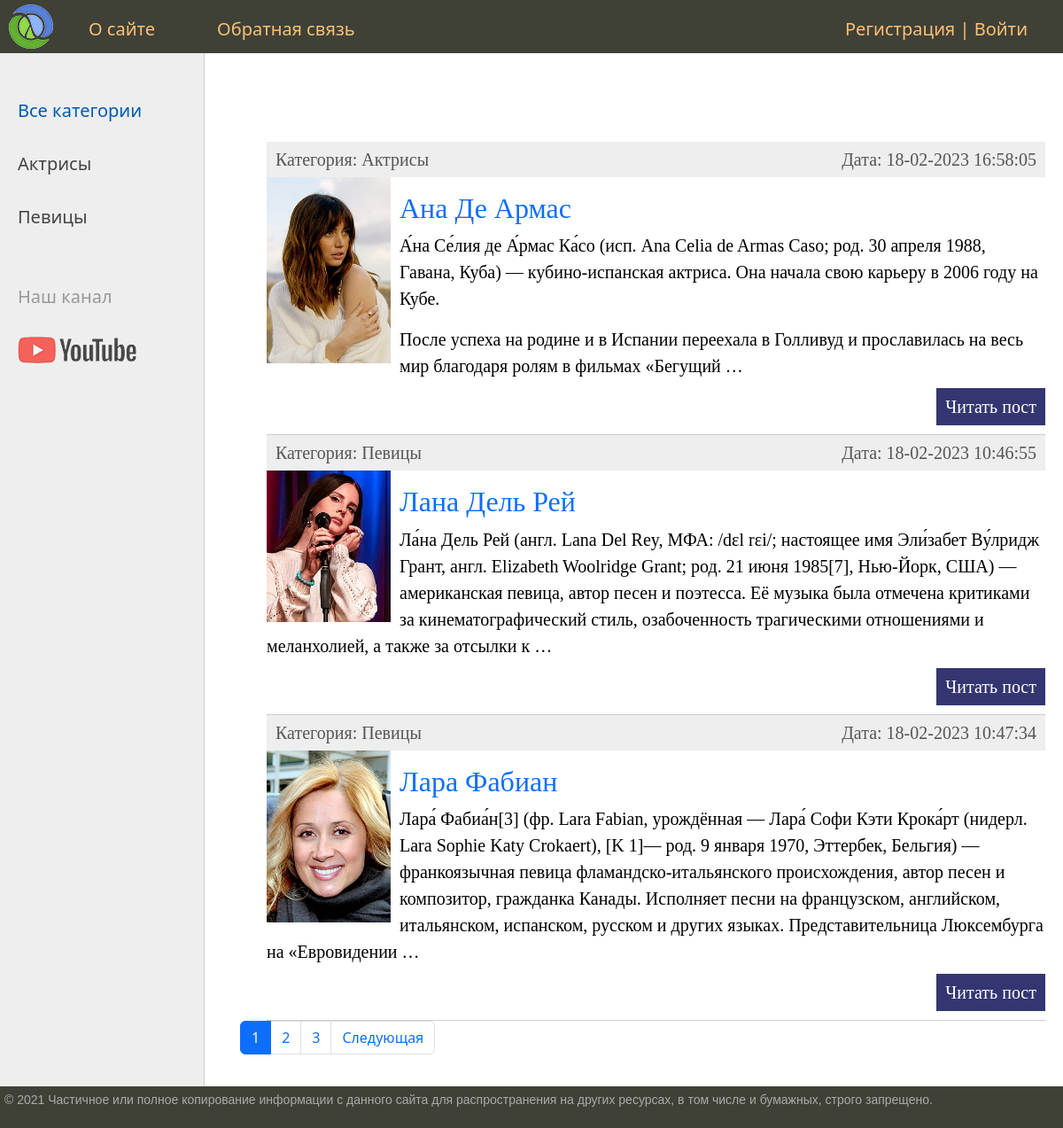
The page / on the database its author committed.
### women/models.py (models this page shows, shortened)
class Category(models.Model):
    name = models.CharField(max_length=100, db_index=True, verbose_name='Категория')
    slug = models.SlugField(max_length=255, unique=True, db_index=True, verbose_name='URL')
    def __str__(self):
        return self.name
    def get_absolute_url(self):
        return reverse('category', kwargs={'cat_slug': self.slug})
    class Meta:
        verbose_name = 'Категория'
        verbose_name_plural = 'Категории'
        ordering = ['name']

class Women(models.Model):
    title = models.CharField(max_length=255, verbose_name='Заголовок')
    slug = models.SlugField(max_length=255, unique=True, db_index=True, verbose_name='URL')
    content = models.TextField(blank=True, verbose_name='Контент')
    photo = models.ImageField(upload_to="photos/%Y/%m/%d/", verbose_name='Фото')
    time_create = models.DateTimeField(auto_now_add=True, verbose_name='Время создания')
    time_update = models.DateTimeField(auto_now=True, verbose_name='Время изменения')
    is_published = models.BooleanField(default=True, verbose_name='Опубликовано?')
    cat = models.ForeignKey('Category', on_delete=models.PROTECT, verbose_name='Категория')
    def get_absolute_url(self):
        return reverse('post', kwargs={'post_slug': self.slug})
    class Meta:
        verbose_name = 'Известные женщины'
        verbose_name_plural = 'Известные женщины'
        ordering = ['time_create', 'title']

### women/views.py (the view)
# urls.py: path('', WomenHome.as_view(), name='home'),
class WomenHome(DataMixin, ListView):
    model = Women
    template_name = 'women/index.html'
    context_object_name = 'posts'
    extra_context = {'title': 'Главная страница'} #формирует статический контент
    def get_context_data(self, *, object_list=None, **kwargs):
        context = super().get_context_data(**kwargs)  #получаем контекст из WomenHome иначе мы потеряем эти данные
        c_def = self.get_user_context(title='Главная страница')
        context = dict(list(context.items())+list(c_def.items()))
        return context
    def get_queryset(self):
        return Women.objects.filter(is_published=True)

### women/templatetags/women_tags.py (called while the page is built)
@register.inclusion_tag('women/list_categories.html')
def show_categories(sort=None, cat_selected=0):
    if not sort:
        cats = Category.objects.all()
    else:
        cats = Category.objects.order_by(sort)
    return {'cats': cats, 'cat_selected': cat_selected}

### women/utils.py (called while the page is built)
    def get_user_context(self, **kwargs):
        context = kwargs
        cats = Category.objects.annotate(Count('women'))
        user_menu = menu.copy()
        if not self.request.user.is_authenticated:
            user_menu.pop(1)
        context['menu'] = user_menu
        context['cats'] = cats
        if 'cat_selected' not in context:
            context['cat_selected'] = 0
        return context

### women/templates/women/index.html (shortened to what this page needs)
{% extends 'women/base.html' %}
{% block content %}
<ul class="list-articles">
	{% for p in posts %}
			<li>
				<div class="article-panel">
					<p class="first">Категория: {{p.cat}}</p>
					<p class="last">Дата: {{p.time_update|date:"d-m-Y H:i:s"}}</p>
				</div>
				{% if p.photo %}
				<p><img class="img-article-left thumb" src="{{p.photo.url}}"></p>
				{% endif %}
				<a href="{{ p.get_absolute_url }}" style="text-decoration: none;"><h2>{{p.title}}</h2></a>
	{% autoescape on %}
	{{p.content|linebreaks|truncatewords:50}}
	{% endautoescape %}
			<p class="link-read-post"><a href="{{ p.get_absolute_url }}">Читать пост</a></p>
			</li>
	{% endfor %}
</ul>
{% endblock %}

### women/templates/women/base.html (shortened to what this page needs)
{% load static %}
{% load women_tags %}
<!DOCTYPE html>
<html>
<head>
	<link type="text/css" href="{% static 'women/css/styles.css' %}" rel="stylesheet" />
	<link href="https://cdn.jsdelivr.net/npm/bootstrap@5.3.0-alpha1/dist/css/bootstrap.min.css" rel="stylesheet">
</head>
<body>
<table class="table-page" border=0 cellpadding="0" cellspacing="0">
<tr><td valign=top>
{% block mainmenu %}
		<div class="header">
			<ul id="mainmenu" class="mainmenu">
			<li class="logo"><a href="{%url 'home'%}"><div class="logo"></div></a></li>
{% for m in menu %}
			<li><a href="{% url m.url_name %}">{{m.title}}</a></li>
{% endfor %}
				{% if request.user.is_authenticated %}
				<li class="last">{{user.username}} | <a href="{% url 'logout' %}">Выйти</a></li>
				{% else %}
				<li class="last"><a href="{% url 'register' %}">Регистрация</a> | <a href="{% url 'login' %}">Войти</a></li>
				{% endif %}
			</ul>
		</div>
{% endblock mainmenu %}
<table class="table-content" border=0 cellpadding="0" cellspacing="0">
<tr>
	<td valign="top" class="left-chapters">
		<ul id="leftchapters">
	{% if cat_selected == 0 %}
		<li class="selected">Все категории</li>
	{% else %}
		<li><a href="{% url 'home' %}"> Все категории</a></li>
	{% endif %}
{% for c in cats %}
{% if c.women__count > 0 %}
	{% if c.pk == cat_selected %}
		<li class="selected">{{c.name}}</li>
	{% else %}
		<li><a href="{{ c.get_absolute_url }}">{{c.name}}</a> </li>
	{% endif %}
{% endif %}
{% endfor %}
		<li class="share">
		<p>Наш канал</p>
		<a class="share-yt" href="https://www.youtube.com/channel/UClJzWfGWuGJL2t-3dYKcHTA/playlists" target="_blank" rel="nofollow"></a>
		</li>
	</ul>
</td>
<td valign="top" class="content">
	<div class="content-text">
{% block content %}
{% endblock %}
	</div>
	{% if page_obj.has_other_pages %}
<nav aria-label="Пример навигации по страницам">
  <ul class="pagination">
{% for p in paginator.page_range %}
		  		{% if page_obj.number == p %}
    <li class="page-item active" aria-current="page">
      <a class="page-link" >{{ p }}</a>
    </li>
    			{% elif p >= page_obj.number|add:-2 and p <= page_obj.number|add:2 %}
    <li class="page-item"><a class="page-link" href="?page={{ p }}">{{ p }}</a></li>
				{% endif %}
{% endfor %}
	{% if page_obj.has_next %}
    <li class="page-item"><a class="page-link" href="?page={{ page_obj.next_page_number}}">Следующая</a></li>
	  {% endif %}
  </ul>
</nav>
{% endif %}
</td></tr></table>
</td></tr>
<tr><td valign=top>
	<div id="footer">
		<p>&copy; 2021 Частичное или полное копирование информации с данного сайта для распространения на других ресурсах, в том числе и бумажных, строго запрещено.</p>
	</div>
</td></tr></table>
</body>
</html>

### women/static/women/css/styles.css (style rules this page uses)
html, body { font-family: 'Arial'; margin: 0; padding: 0; height: 100%; width: 100%; color: #444; }
a { color: #0059b2; text-decoration: none; }
img { max-width: 600px; height: auto; }
img.img-article-left { max-width: 300px; height: auto; float: left; padding: 0 10px 10px 0; }
img.img-article-left.thumb { max-width: 150px; height: auto; }
p.link-read-post { text-align: right; }
p.link-read-post a { padding: 10px; min-width: 100px; background: #333671; color: #fff; text-decoration: none; }
div.article-panel { background: #eee; padding: 5px 10px 5px 10px; box-sizing: border-box; overflow: hidden; color: #555; }
div.article-panel p.first { margin: 0; float: left; }
div.article-panel p.last { margin: 0; float: right; }
ul.list-articles { list-style: none; margin: 0; padding: 0; }
ul.list-articles li { border-bottom: 1px solid #ccc; }
.table-page { width: 100%; height: 100%; vertical-align: top; }
.table-page tr { height: 100%; }
.header { background: #3F4137; height: 60px; }
.logo { background: url('../images/logo.png') no-repeat 10px 5px; width: 70px; height: 60px; }
ul.mainmenu { list-style: none; margin: 0; padding: 0; height: 60px; color: #fdc073; font-size: 20px; overflow: hidden; }
ul.mainmenu li { float: left; margin: 18px 40px 0 30px; }
ul.mainmenu li.logo { margin: 0; }
ul.mainmenu li.last { float: right; }
ul.mainmenu li a { color: #fdc073; text-decoration: none; }
.table-content { width: 100%; min-height: 100%; height: 100%; }
.left-chapters { margin: 0; background: #eee; border-right: 1px solid #ccc; min-height: 100%; }
.left-chapters ul { width: 230px; min-height: 100%; margin: 0; padding: 20px 10px 10px 20px; list-style: none; font-size: 20px; }
.left-chapters ul li { margin: 30px 0 0 0; color: #999; }
.left-chapters ul li.selected { color: #0059b2; }
.left-chapters ul li a { color: #444; text-decoration: none; }
.left-chapters ul li.share { margin: 60px 0 0 0; }
.left-chapters ul li.share p { margin: 30px 0 30px 0; }
.left-chapters ul li.share a { display: inline-block; width: 40px; height: 40px; margin: 0 20px 0 0; }
.left-chapters ul li.share a.share-yt { width: 100%; height: 30px; background: url('../images/share_yt.png') no-repeat 0 0 }
.content { padding: 40px 20px 20px 40px; width: 100%; box-sizing: border-box; }
.content-text { margin: 60px 0 0 30px; color: #000; font-size: 20px; font-family: Yandex Sans Display Light; }
#footer { box-sizing: border-box; background: #3F4137; padding: 5px; color: #aaa; font-size: 14px; font-family: Verdana, Geneva, Arial, Helvetica; text-align: left; overflow: hidden; }

### rows shown on the page
Category: name "Актрисы"
Category: name "Певицы"
Women: cat "Актрисы", time_update "18-02-2023 16:58:05", photo (picture), title "Ана Де Армас", content "А́на Се́лия де А́рмас Ка́со (исп. Ana Celia de Armas Caso; род. 30 апреля 1988, Гавана, Куба) — кубино-испанская актриса. Она начала свою карьеру в 2006 году на Кубе. После успеха на родине и в Испании переехала в Голливуд и прославилась на весь мир благодаря ролям в фильмах «Бегущий …"
Women: cat "Певицы", time_update "18-02-2023 10:46:55", photo (picture), title "Лана Дель Рей", content "Ла́на Дель Рей (англ. Lana Del Rey, МФА: /dɛl rɛi/; настоящее имя Эли́забет Ву́лридж Грант, англ. Elizabeth Woolridge Grant; род. 21 июня 1985[7], Нью-Йорк, США) — американская певица, автор песен и поэтесса. Её музыка была отмечена критиками за кинематографический стиль, озабоченность трагическими отношениями и меланхолией, а также за отсылки к …"
Women: cat "Певицы", time_update "18-02-2023 10:47:34", photo (picture), title "Лара Фабиан", content "Лара́ Фабиа́н[3] (фр. Lara Fabian, урождённая — Лара́ Софи Кэти Крока́рт (нидерл. Lara Sophie Katy Crokaert), [K 1]— род. 9 января 1970, Эттербек, Бельгия) — франкоязычная певица фламандско-итальянского происхождения, автор песен и композитор, гражданка Канады. Исполняет песни на французском, английском, итальянском, испанском, русском и других языках. Представительница Люксембурга на «Евровидении …"

### other values the page prints
{{ m.title }} "О сайте" "Обратная связь"
{{ p }} "1"
{{ p }} "2" "3"
